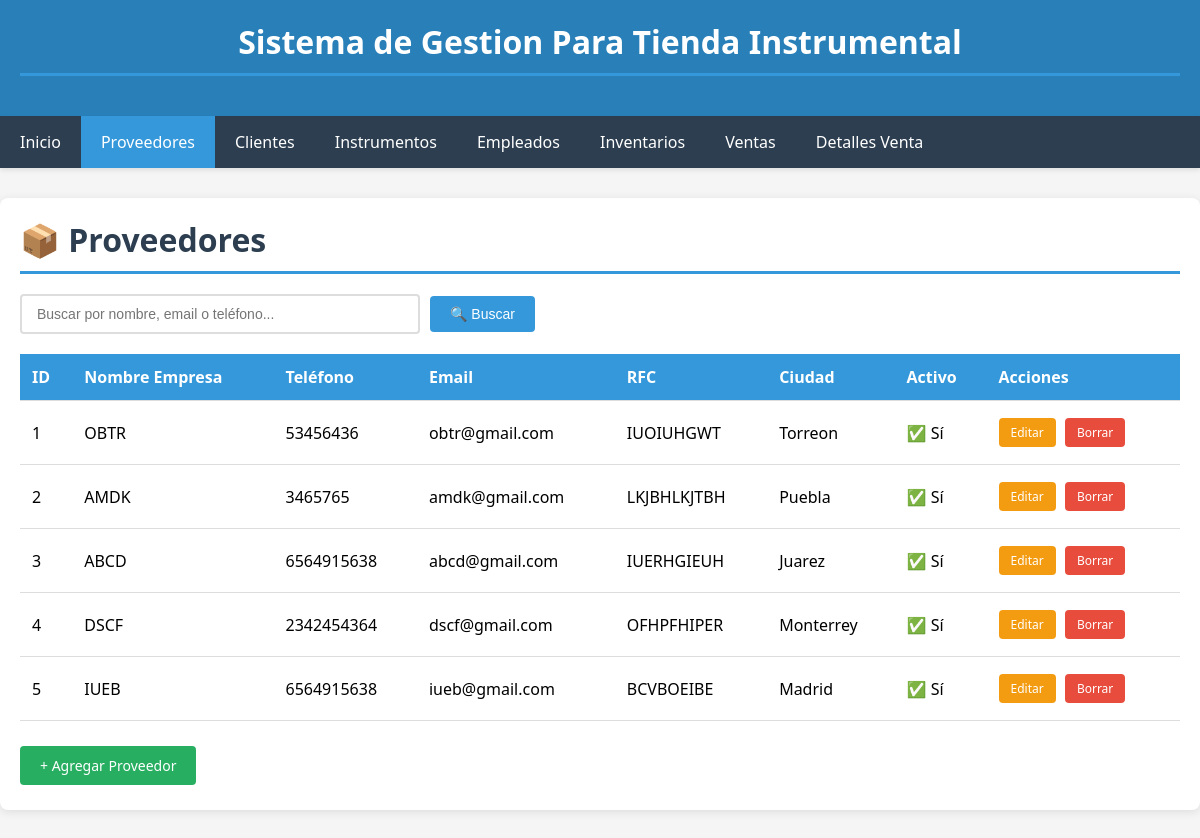
Screenshot of /proveedores/ with the database file from the repository.
### app_instrumental/models.py (models this page shows, shortened)
class Proveedor(models.Model):
    nombre_empresa = models.CharField(max_length=200, verbose_name="Nombre de Empresa")
    telefono = models.CharField(max_length=20, verbose_name="Teléfono")
    email = models.EmailField(max_length=100, verbose_name="Email")
    rfc = models.CharField(max_length=100, verbose_name="RFC")
    direccion = models.TextField(blank=True, verbose_name="Dirección")
    ciudad = models.CharField(max_length=100, blank=True, verbose_name="Ciudad")
    activo = models.BooleanField(default=True, verbose_name="Activo")
    class Meta:
        verbose_name_plural = "Proveedores"

### app_instrumental/views.py (the view)
# urls.py: path('proveedores/', views.proveedores_list, name='proveedores_list'),
def proveedores_list(request):
    query = request.GET.get('q', '')
    if query:
        proveedores = Proveedor.objects.filter(
            nombre_empresa__icontains=query
        ) | Proveedor.objects.filter(
            email__icontains=query
        ) | Proveedor.objects.filter(
            telefono__icontains=query
        )
    else:
        proveedores = Proveedor.objects.all()
    return render(request, 'app_instrumental/proveedores_list.html', {
        'proveedores': proveedores,
        'query': query
    })

### app_instrumental/templates/app_instrumental/proveedores_list.html (shortened to what this page needs)
{% extends 'app_instrumental/base.html' %}
{% block content %}
<h1>📦 Proveedores</h1>
<form method="get" class="search-container">
    <input type="text" name="q" placeholder="Buscar por nombre, email o teléfono..." value="{{ query }}" autofocus>
    <button type="submit">🔍 Buscar</button>
</form>
<table>
    <thead>
        <tr>
            <th>ID</th>
            <th>Nombre Empresa</th>
            <th>Teléfono</th>
            <th>Email</th>
            <th>RFC</th>
            <th>Ciudad</th>
            <th>Activo</th>
            <th>Acciones</th>
        </tr>
    </thead>
    <tbody>
        {% for proveedor in proveedores %}
        <tr>
            <td>{{ proveedor.id }}</td>
            <td>{{ proveedor.nombre_empresa }}</td>
            <td>{{ proveedor.telefono }}</td>
            <td>{{ proveedor.email }}</td>
            <td>{{ proveedor.rfc }}</td>
            <td>{{ proveedor.ciudad }}</td>
            <td>{% if proveedor.activo %}✅ Sí{% else %}❌ No{% endif %}</td>
            <td>
                <a href="{% url 'proveedor_edit' proveedor.id %}" class="btn btn-warning btn-sm">Editar</a>
                <a href="{% url 'proveedor_delete' proveedor.id %}" class="btn btn-danger btn-sm" onclick="return confirm('¿Estás seguro de eliminar este proveedor?')">Borrar</a>
            </td>
        </tr>
        {% endfor %}
    </tbody>
</table>
<div style="margin-top: 20px;">
    <a href="{% url 'proveedor_create' %}" class="btn btn-success">+ Agregar Proveedor</a>
</div>
{% endblock %}

### app_instrumental/templates/app_instrumental/base.html (style rules this page uses)
* { margin: 0; padding: 0; box-sizing: border-box; }
body { font-family: 'Segoe UI', Tahoma, Geneva, Verdana, sans-serif; background-color: #f5f5f5; }
table { width: 100%; border-collapse: collapse; margin-top: 20px; }
th, td { padding: 12px; text-align: left; border-bottom: 1px solid #ddd; }
th { background-color: #3498db; color: white; font-weight: 600; }
.btn { display: inline-block; padding: 10px 20px; text-decoration: none; border-radius: 4px; cursor: pointer; border: none; font-size: 14px; transition: background-color 0.3s; margin: 5px 5px 5px 0; }
.btn-success { background-color: #27ae60; color: white; }
.btn-warning { background-color: #f39c12; color: white; }
.btn-danger { background-color: #e74c3c; color: white; }
.btn-sm { padding: 6px 12px; font-size: 12px; }
input[type="text"], input[type="email"], input[type="number"], select, textarea { width: 100%; padding: 10px; border: 1px solid #ddd; border-radius: 4px; font-size: 14px; }
h1 { color: #2c3e50; margin-bottom: 20px; padding-bottom: 10px; border-bottom: 3px solid #3498db; }
.search-container { margin-bottom: 20px; display: flex; gap: 10px; align-items: center; }
.search-container input[type="text"] { flex: 1; max-width: 400px; padding: 10px 15px; border: 2px solid #ddd; border-radius: 4px; font-size: 14px; transition: border-color 0.3s; }
.search-container button { padding: 10px 20px; background-color: #3498db; color: white; border: none; border-radius: 4px; cursor: pointer; font-size: 14px; transition: background-color 0.3s; }

### rows the page displays
Proveedor: id "1", nombre_empresa "OBTR", telefono "53456436", email "obtr@gmail.com", rfc "IUOIUHGWT", ciudad "Torreon", activo "✅ Sí"
Proveedor: id "2", nombre_empresa "AMDK", telefono "3465765", email "amdk@gmail.com", rfc "LKJBHLKJTBH", ciudad "Puebla", activo "✅ Sí"
Proveedor: id "3", nombre_empresa "ABCD", telefono "6564915638", email "abcd@gmail.com", rfc "IUERHGIEUH", ciudad "Juarez", activo "✅ Sí"
Proveedor: id "4", nombre_empresa "DSCF", telefono "2342454364", email "dscf@gmail.com", rfc "OFHPFHIPER", ciudad "Monterrey", activo "✅ Sí"
Proveedor: id "5", nombre_empresa "IUEB", telefono "6564915638", email "iueb@gmail.com", rfc "BCVBOEIBE", ciudad "Madrid", activo "✅ Sí"
